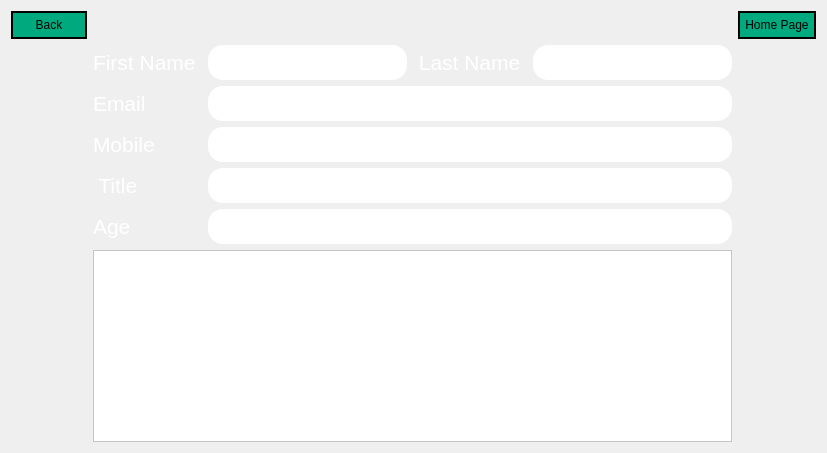
     <widget class="QWidget" name="page_3">
      <layout class="QGridLayout" name="gridLayout_33">
       <item row="0" column="0">
        <layout class="QGridLayout" name="gridLayout_32">
         <item row="1" column="4">
          <widget class="QLineEdit" name="lineEdit_output_lastname_prof">
           <property name="font">
            <font>
             <pointsize>16</pointsize>
            </font>
           </property>
           <property name="styleSheet">
            <string notr="true">color: rgb(255, 255, 255);

border-width: 2px;        
  border-style: solid;
border-color: rgb(255, 255, 255);
  border-radius: 15px;
  padding:2px;</string>
           </property>
          </widget>
         </item>
         <item row="0" column="0">
          <widget class="QPushButton" name="pushButton_42">
           <property name="minimumSize">
            <size>
             <width>76</width>
             <height>0</height>
            </size>
           </property>
           <property name="styleSheet">
            <string notr="true">color: rgb(0, 0, 0);
background-color: rgb(0, 170, 127);
border-width: 2px;        
  border-style: solid;
  border-radius: 15px;
  padding:5px;</string>
           </property>
           <property name="text">
            <string>Back</string>
           </property>
          </widget>
         </item>
         <item row="3" column="2" colspan="3">
          <widget class="QLineEdit" name="lineEdit_output_email_prof">
           <property name="font">
            <font>
             <pointsize>16</pointsize>
            </font>
           </property>
           <property name="styleSheet">
            <string notr="true">color: rgb(255, 255, 255);

border-width: 2px;        
  border-style: solid;
border-color: rgb(255, 255, 255);
  border-radius: 15px;
  padding:2px;</string>
           </property>
          </widget>
         </item>
         <item row="9" column="1" colspan="4">
          <widget class="QTableWidget" name="tableWidget_displayprofessor">
           <property name="styleSheet">
            <string notr="true">selection-background-color: rgb(0, 170, 127);
color: rgb(0, 0, 0);
background-color: rgb(255, 255, 255);
alternate-background-color: rgb(0, 170, 127);</string>
           </property>
           <property name="alternatingRowColors">
            <bool>true</bool>
           </property>
          </widget>
         </item>
         <item row="3" column="1">
          <widget class="QLabel" name="label_113">
           <property name="font">
            <font>
             <pointsize>16</pointsize>
            </font>
           </property>
           <property name="styleSheet">
            <string notr="true">color: rgb(255, 255, 255);</string>
           </property>
           <property name="text">
            <string>Email      </string>
           </property>
          </widget>
         </item>
         <item row="6" column="2" colspan="3">
          <widget class="QLineEdit" name="lineEdit_output_title_prof">
           <property name="font">
            <font>
             <pointsize>16</pointsize>
            </font>
           </property>
           <property name="styleSheet">
            <string notr="true">color: rgb(255, 255, 255);

border-width: 2px;        
  border-style: solid;
border-color: rgb(255, 255, 255);
  border-radius: 15px;
  padding:2px;</string>
           </property>
          </widget>
         </item>
         <item row="0" column="5">
          <widget class="QPushButton" name="pushButton_43">
           <property name="minimumSize">
            <size>
             <width>76</width>
             <height>0</height>
            </size>
           </property>
           <property name="styleSheet">
            <string notr="true">color: rgb(0, 0, 0);
background-color: rgb(0, 170, 127);
border-width: 2px;        
  border-style: solid;
  border-radius: 15px;
  padding:5px;</string>
           </property>
           <property name="text">
            <string>Home Page</string>
           </property>
          </widget>
         </item>
         <item row="1" column="3">
          <widget class="QLabel" name="label_116">
           <property name="font">
            <font>
             <pointsize>16</pointsize>
            </font>
           </property>
           <property name="styleSheet">
            <string notr="true">color: rgb(255, 255, 255);</string>
           </property>
           <property name="text">
            <string> Last Name </string>
           </property>
          </widget>
         </item>
         <item row="6" column="1">
          <widget class="QLabel" name="label_114">
           <property name="font">
            <font>
             <pointsize>16</pointsize>
            </font>
           </property>
           <property name="styleSheet">
            <string notr="true">color: rgb(255, 255, 255);</string>
           </property>
           <property name="text">
            <string> Title        </string>
           </property>
          </widget>
         </item>
         <item row="1" column="1">
          <widget class="QLabel" name="label_115">
           <property name="font">
            <font>
             <pointsize>16</pointsize>
            </font>
           </property>
           <property name="styleSheet">
            <string notr="true">color: rgb(255, 255, 255);</string>
           </property>
           <property name="text">
            <string>First Name </string>
           </property>
          </widget>
         </item>
         <item row="1" column="2">
          <widget class="QLineEdit" name="lineEdit_output_firstname_prof">
           <property name="font">
            <font>
             <pointsize>16</pointsize>
            </font>
           </property>
           <property name="styleSheet">
            <string notr="true">color: rgb(255, 255, 255);

border-width: 2px;        
  border-style: solid;
border-color: rgb(255, 255, 255);
  border-radius: 15px;
  padding:2px;
</string>
           </property>
          </widget>
         </item>
         <item row="7" column="1">
          <widget class="QLabel" name="label_117">
           <property name="font">
            <font>
             <pointsize>16</pointsize>
            </font>
           </property>
           <property name="styleSheet">
            <string notr="true">color: rgb(255, 255, 255);</string>
           </property>
           <property name="text">
            <string>Age</string>
           </property>
          </widget>
         </item>
         <item row="5" column="1">
          <widget class="QLabel" name="label_118">
           <property name="font">
            <font>
             <pointsize>16</pointsize>
            </font>
           </property>
           <property name="styleSheet">
            <string notr="true">color: rgb(255, 255, 255);</string>
           </property>
           <property name="text">
            <string>Mobile   </string>
           </property>
          </widget>
         </item>
         <item row="5" column="2" colspan="3">
          <widget class="QLineEdit" name="lineEdit_output_mobile_prof">
           <property name="font">
            <font>
             <pointsize>16</pointsize>
            </font>
           </property>
           <property name="styleSheet">
            <string notr="true">color: rgb(255, 255, 255);

border-width: 2px;        
  border-style: solid;
border-color: rgb(255, 255, 255);
  border-radius: 15px;
  padding:2px;
</string>
           </property>
          </widget>
         </item>
         <item row="7" column="2" colspan="3">
          <widget class="QLineEdit" name="lineEdit_output_age_prof">
           <property name="font">
            <font>
             <pointsize>16</pointsize>
            </font>
           </property>
           <property name="styleSheet">
            <string notr="true">color: rgb(255, 255, 255);

border-width: 2px;        
  border-style: solid;
border-color: rgb(255, 255, 255);
  border-radius: 15px;
  padding:2px;</string>
           </property>
          </widget>
         </item>
        </layout>
       </item>
      </layout>
     </widget>
